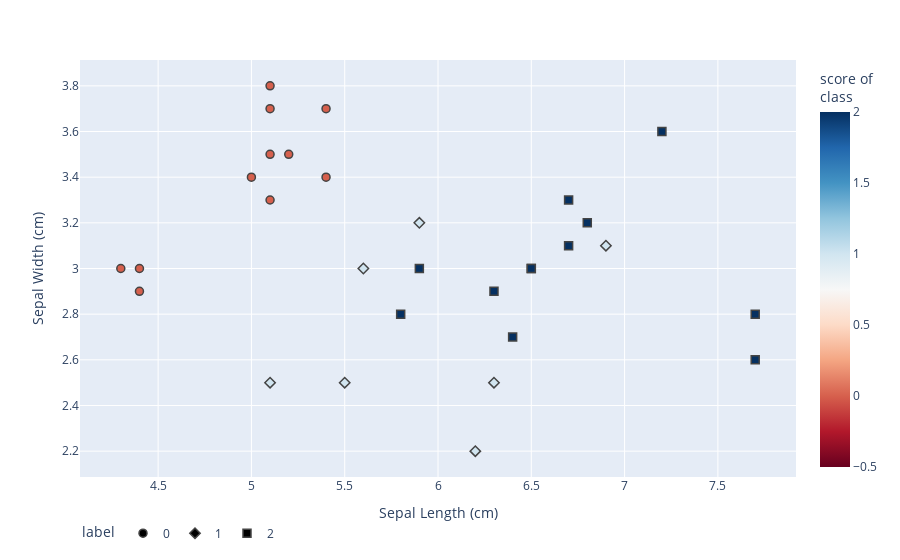

Notebook source saved alongside this figure:
### Markdown cell above
Con la matriz de confusión se confirma que efectivamente el modelo obtiene un 100% de presición en las predicciones. Adicional se muestra a continuación un scatter plot de la clasificación real/predicción.

### Code cell
fig = px.scatter(
    #x="Sepal length(cm)", y="Sepal Width(cm)"
    X_test, x=0, y=1,
    color=predictions, color_continuous_scale='RdBu',
    symbol=y_test,
    labels={'0': "Sepal Length (cm)", '1': "Sepal Width (cm)",'symbol': 'label', 'color': 'score of <br>class'}
)
fig.update_traces(marker_size=8, marker_line_width=1.5)
fig.update_layout(legend_orientation='h')
fig.show()

### Figure 1 — Plotly figure (JSON) as saved in the notebook; plotly's stock layout.template omitted (floating-point values rounded to 4 significant figures)
{"data": [{"hovertemplate": "label=0<br>Sepal Length (cm)=%{x}<br>Sepal Width (cm)=%{y}<br>score of <br>class=%{marker.color}<extra></extra>", "legendgroup": "0", "marker": {"color": [0, 0, 0, 0, 0, 0, 0, 0, 0, 0, 0], "coloraxis": "coloraxis", "line": {"width": 1.5}, "size": 8, "symbol": "circle"}, "mode": "markers", "name": "0", "orientation": "v", "showlegend": true, "type": "scatter", "x": [5, 4.4, 5.4, 4.3, 5.1, 5.1, 5.4, 5.1, 5.1, 5.2, 4.4], "xaxis": "x", "y": [3.4, 2.9, 3.7, 3, 3.5, 3.8, 3.4, 3.7, 3.3, 3.5, 3], "yaxis": "y"}, {"hovertemplate": "label=1<br>Sepal Length (cm)=%{x}<br>Sepal Width (cm)=%{y}<br>score of <br>class=%{marker.color}<extra></extra>", "legendgroup": "1", "marker": {"color": [1, 1, 1, 1, 1, 1, 1], "coloraxis": "coloraxis", "line": {"width": 1.5}, "size": 8, "symbol": "diamond"}, "mode": "markers", "name": "1", "orientation": "v", "showlegend": true, "type": "scatter", "x": [6.9, 5.6, 6.2, 5.9, 6.3, 5.5, 5.1], "xaxis": "x", "y": [3.1, 3, 2.2, 3.2, 2.5, 2.5, 2.5], "yaxis": "y"}, {"hovertemplate": "label=2<br>Sepal Length (cm)=%{x}<br>Sepal Width (cm)=%{y}<br>score of <br>class=%{marker.color}<extra></extra>", "legendgroup": "2", "marker": {"color": [2, 2, 2, 2, 2, 2, 2, 2, 2, 2, 2, 2], "coloraxis": "coloraxis", "line": {"width": 1.5}, "size": 8, "symbol": "square"}, "mode": "markers", "name": "2", "orientation": "v", "showlegend": true, "type": "scatter", "x": [6.3, 7.2, 6.4, 5.8, 6.5, 7.7, 7.7, 6.7, 6.8, 6.7, 6.5, 5.9], "xaxis": "x", "y": [2.9, 3.6, 2.7, 2.8, 3, 2.6, 2.8, 3.1, 3.2, 3.3, 3, 3], "yaxis": "y"}], "layout": {"coloraxis": {"colorbar": {"title": {"text": "score of <br>class"}}, "colorscale": [[0, "rgb(103,0,31)"], [0.1, "rgb(178,24,43)"], [0.2, "rgb(214,96,77)"], [0.3, "rgb(244,165,130)"], [0.4, "rgb(253,219,199)"], [0.5, "rgb(247,247,247)"], [0.6, "rgb(209,229,240)"], [0.7, "rgb(146,197,222)"], [0.8, "rgb(67,147,195)"], [0.9, "rgb(33,102,172)"], [1, "rgb(5,48,97)"]]}, "legend": {"orientation": "h", "title": {"text": "label"}, "tracegroupgap": 0}, "margin": {"t": 60}, "xaxis": {"anchor": "y", "domain": [0, 1], "title": {"text": "Sepal Length (cm)"}}, "yaxis": {"anchor": "x", "domain": [0, 1], "title": {"text": "Sepal Width (cm)"}}}}
